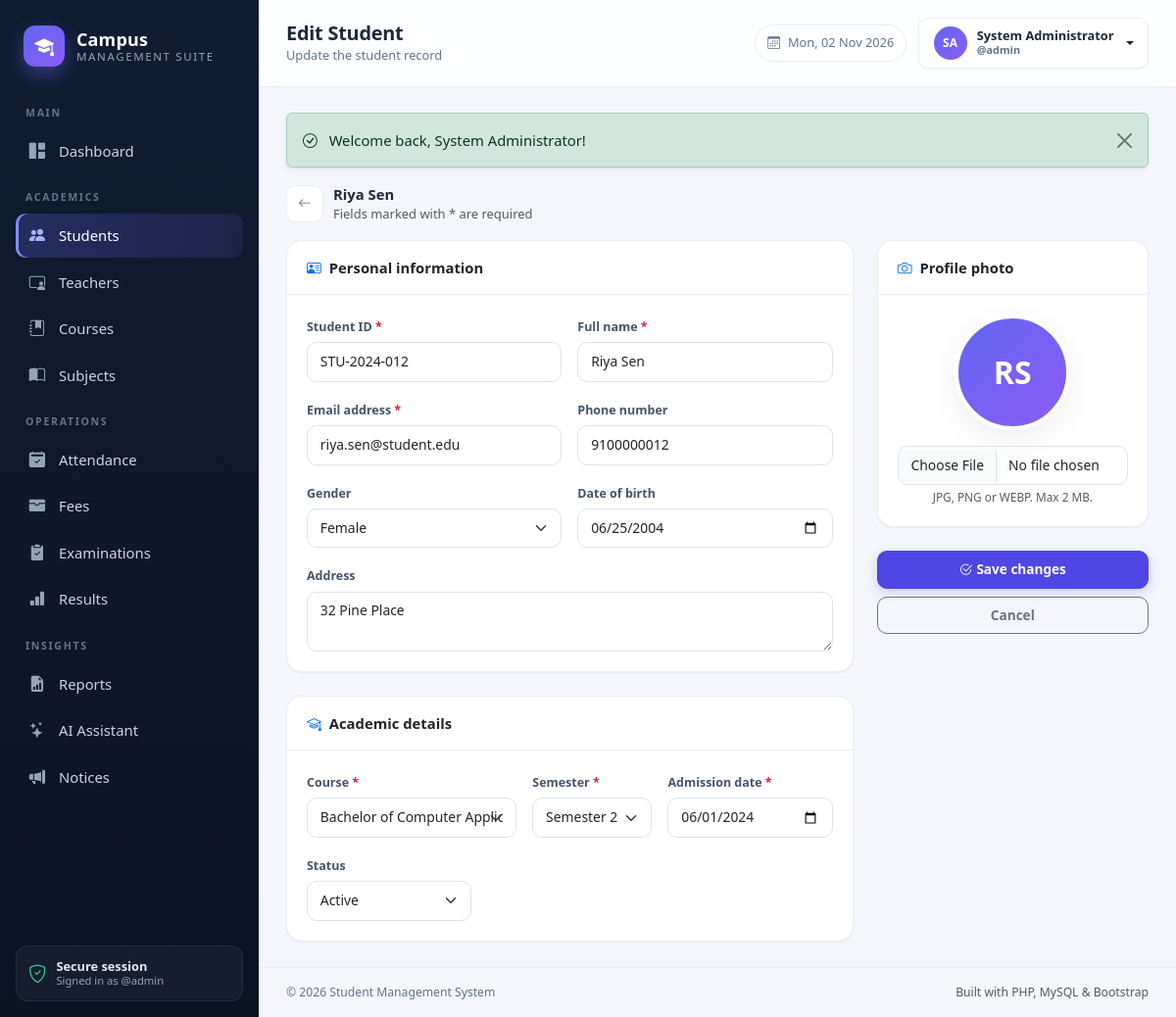
/admin/students/edit.php?id=12 (signed in), run on the app's committed database.
### tables this page shows
CREATE TABLE students (
    id INT UNSIGNED AUTO_INCREMENT PRIMARY KEY,
    student_id VARCHAR(30) NOT NULL UNIQUE,
    full_name VARCHAR(120) NOT NULL,
    email VARCHAR(120) NOT NULL UNIQUE,
    phone VARCHAR(20) DEFAULT NULL,
    gender ENUM('Male','Female','Other') DEFAULT NULL,
    dob DATE DEFAULT NULL,
    address VARCHAR(255) DEFAULT NULL,
    course_id INT UNSIGNED NOT NULL,
    semester TINYINT UNSIGNED NOT NULL DEFAULT 1,
    admission_date DATE NOT NULL,
    photo VARCHAR(255) DEFAULT NULL,
    status ENUM('Active','Inactive','Graduated') NOT NULL DEFAULT 'Active',
    created_at TIMESTAMP DEFAULT CURRENT_TIMESTAMP,
    CONSTRAINT fk_students_course FOREIGN KEY (course_id) REFERENCES courses(id) ON DELETE RESTRICT
);

### admin/students/edit.php (called while the page is built, shortened)
<?php
$id = query_int('id') ?: post_int('id');
$stmt = db()->prepare('SELECT * FROM students WHERE id = ?');
$stmt->execute([$id]);
$existing = $stmt->fetch();
$student = $existing;
$formAction = url('admin/students/edit.php');
$isEdit     = true;
require __DIR__ . '/_form.php';

### includes/functions.php (called while the page is built, shortened)
<?php
function e($value): string
{
    return htmlspecialchars((string) $value, ENT_QUOTES | ENT_SUBSTITUTE, 'UTF-8');
}
function url(string $path = ''): string
{
    return BASE_URL . '/' . ltrim($path, '/');
}
function initials(string $name): string
{
    $parts = preg_split('/\s+/', trim($name)) ?: [];
    $out = '';
    foreach (array_slice($parts, 0, 2) as $part) {
        $out .= strtoupper(substr($part, 0, 1));
    }
    return $out !== '' ? $out : '?';
}
function selected($a, $b): string
{
    return (string) $a === (string) $b ? ' selected' : '';
}
function get_courses(): array
{
    static $courses = null;
    if ($courses === null) {
        $courses = db()->query('SELECT * FROM courses ORDER BY name')->fetchAll();
    }
    return $courses;
}
function semesters(): array
{
    return range(1, 8);
}

### config/database.php (called while the page is built, shortened)
<?php
function db(): PDO
{
    static $pdo = null;
    if ($pdo instanceof PDO) {
        return $pdo;
    }
    $dsn = 'mysql:host=' . DB_HOST . ';dbname=' . DB_NAME . ';charset=' . DB_CHARSET;
    try {
        $pdo = new PDO($dsn, DB_USER, DB_PASS, [
            PDO::ATTR_ERRMODE            => PDO::ERRMODE_EXCEPTION,
            PDO::ATTR_DEFAULT_FETCH_MODE => PDO::FETCH_ASSOC,
            PDO::ATTR_EMULATE_PREPARES   => false,
        ]);
    } catch (PDOException $e) {
        http_response_code(500);
        $message = APP_DEBUG ? $e->getMessage() : 'Unable to connect to the database.';
        echo '<!DOCTYPE html><html><head><meta charset="utf-8"><title>Database Error</title>'
            . '<link href="https://cdn.jsdelivr.net/npm/bootstrap@5.3.3/dist/css/bootstrap.min.css" rel="stylesheet"></head>'
            . '<body class="bg-light"><div class="container py-5"><div class="alert alert-danger shadow-sm">'
            . '<h4 class="alert-heading">Database connection failed</h4>'
            . '<p class="mb-2">' . htmlspecialchars($message) . '</p>'
            . '<hr><p class="mb-0 small">Make sure MySQL is running in XAMPP and that '
            . '<code>database/student_management.sql</code> has been imported.</p>'
            . '</div></div></body></html>';
        exit;
    }
    return $pdo;
}

### admin/students/_form.php (the view, shortened to what this page needs)
<?php
require dirname(__DIR__, 2) . '/includes/header.php';
?>
<div class="toolbar">
    <a class="btn btn-icon" href="<?= e(url('admin/students/index.php')) ?>" title="Back"><i class="bi bi-arrow-left"></i></a>
    <div>
        <div class="fw-semibold"><?= $isEdit ? e($student['full_name']) : 'New student registration' ?></div>
        <div class="text-muted small">Fields marked with * are required</div>
    </div>
</div>
<form method="post" enctype="multipart/form-data" action="<?= e($formAction) ?>" novalidate>
    <div class="row g-4">
        <div class="col-lg-8">
            <div class="card mb-4">
                <div class="card-header"><i class="bi bi-person-vcard me-2 text-primary"></i>Personal information</div>
                <div class="card-body">
                    <div class="row g-3">
                        <div class="col-md-6">
                            <label class="form-label required">Student ID</label>
                            <input class="form-control" name="student_id" value="<?= e($student['student_id']) ?>" required>
                        </div>
                        <div class="col-md-6">
                            <label class="form-label required">Full name</label>
                            <input class="form-control" name="full_name" value="<?= e($student['full_name']) ?>" required>
                        </div>
                        <div class="col-md-6">
                            <label class="form-label required">Email address</label>
                            <input class="form-control" type="email" name="email" value="<?= e($student['email']) ?>" required>
                        </div>
                        <div class="col-md-6">
                            <label class="form-label">Phone number</label>
                            <input class="form-control" name="phone" value="<?= e($student['phone']) ?>">
                        </div>
                        <div class="col-md-6">
                            <label class="form-label">Gender</label>
                            <select class="form-select" name="gender">
                                <?php foreach (['Male', 'Female', 'Other'] as $gender): ?>
                                    <option value="<?= $gender ?>"<?= selected($student['gender'], $gender) ?>><?= $gender ?></option>
                                <?php endforeach; ?>
                            </select>
                        </div>
                        <div class="col-md-6">
                            <label class="form-label">Date of birth</label>
                            <input class="form-control" type="date" name="dob" max="<?= date('Y-m-d') ?>" value="<?= e($student['dob']) ?>">
                        </div>
                        <div class="col-12">
                            <label class="form-label">Address</label>
                            <textarea class="form-control" name="address" rows="2"><?= e($student['address']) ?></textarea>
                        </div>
                    </div>
                </div>
            </div>
            <div class="card">
                <div class="card-header"><i class="bi bi-mortarboard me-2 text-primary"></i>Academic details</div>
                <div class="card-body">
                    <div class="row g-3">
                        <div class="col-md-5">
                            <label class="form-label required">Course</label>
                            <select class="form-select" name="course_id" required>
                                <?php foreach (get_courses() as $course): ?>
                                    <option value="<?= (int) $course['id'] ?>"<?= selected($student['course_id'], $course['id']) ?>>
                                        <?= e($course['name']) ?> (<?= e($course['code']) ?>)
                                    </option>
                                <?php endforeach; ?>
                            </select>
                        </div>
                        <div class="col-md-3">
                            <label class="form-label required">Semester</label>
                            <select class="form-select" name="semester" required>
                                <?php foreach (semesters() as $semester): ?>
                                    <option value="<?= $semester ?>"<?= selected($student['semester'], $semester) ?>>Semester <?= $semester ?></option>
                                <?php endforeach; ?>
                            </select>
                        </div>
                        <div class="col-md-4">
                            <label class="form-label required">Admission date</label>
                            <input class="form-control" type="date" name="admission_date" value="<?= e($student['admission_date']) ?>" required>
                        </div>
                        <div class="col-md-4">
                            <label class="form-label">Status</label>
                            <select class="form-select" name="status">
                                <?php foreach (['Active', 'Inactive', 'Graduated'] as $status): ?>
                                    <option value="<?= $status ?>"<?= selected($student['status'], $status) ?>><?= $status ?></option>
                                <?php endforeach; ?>
                            </select>
                        </div>
                    </div>
                </div>
            </div>
        </div>
        <div class="col-lg-4">
            <div class="card">
                <div class="card-header"><i class="bi bi-camera me-2 text-primary"></i>Profile photo</div>
                <div class="card-body text-center">
                    <?php if (!empty($student['photo'])): ?>
                        <img class="avatar avatar-xl mb-3" src="<?= e(url($student['photo'])) ?>" alt="Student photo" id="photoPreview">
                    <?php else: ?>
                        <div class="avatar avatar-xl mb-3 mx-auto" id="photoFallback"><?= e(initials($student['full_name'] ?: 'New Student')) ?></div>
                    <?php endif; ?>
                    <input class="form-control" type="file" name="photo" accept="image/jpeg,image/png,image/webp"
                           data-preview-target="#photoPreview">
                    <div class="form-text">JPG, PNG or WEBP. Max 2 MB.</div>
                </div>
            </div>
            <div class="d-grid gap-2 mt-4">
                <button class="btn btn-primary" type="submit">
                    <i class="bi bi-check2-circle me-1"></i><?= $isEdit ? 'Save changes' : 'Register student' ?>
                </button>
                <a class="btn btn-outline-secondary" href="<?= e(url('admin/students/index.php')) ?>">Cancel</a>
            </div>
        </div>
    </div>
</form>
<?php require dirname(__DIR__, 2) . '/includes/footer.php'; ?>

### assets/css/style.css (style rules this page uses)
:root { --brand: #4f46e5; --brand-dark: #4338ca; --brand-soft: #eef2ff; --sidebar-bg: #0f172a; --sidebar-muted: #94a3b8; --body-bg: #f4f6fb; --surface: #ffffff; --text: #1e293b; --muted: #64748b; --line: #e8edf5; --radius: 16px; --shadow-sm: 0 1px 2px rgba(15, 23, 42, .06); --shadow: 0 10px 30px rgba(15, 23, 42, .07); --sidebar-w: 264px; }
* { box-sizing: border-box; }
body { margin: 0; background: var(--body-bg); color: var(--text); font-family: "Segoe UI", system-ui, -apple-system, "Helvetica Neue", Arial, sans-serif; font-size: .925rem; -webkit-font-smoothing: antialiased; }
a { text-decoration: none; }
.avatar { display: inline-grid; place-items: center; border-radius: 50%; background: linear-gradient(135deg, #6366f1, #8b5cf6); color: #fff; font-weight: 700; letter-spacing: .3px; flex-shrink: 0; object-fit: cover; }
.avatar-xl { width: 118px; height: 118px; font-size: 2rem; border: 4px solid #fff; box-shadow: var(--shadow); }
.card { border: 1px solid var(--line); border-radius: var(--radius); box-shadow: var(--shadow-sm); }
.card-header { background: #fff; border-bottom: 1px solid var(--line); border-radius: var(--radius) var(--radius) 0 0 !important; padding: 16px 20px; font-weight: 600; }
.card-body { padding: 20px; }
.btn { border-radius: 10px; font-weight: 600; font-size: .85rem; padding: .5rem .9rem; }
.btn-primary { background: var(--brand); border-color: var(--brand); box-shadow: 0 4px 12px rgba(79, 70, 229, .22); }
.btn-icon { width: 38px; height: 38px; display: inline-grid; place-items: center; padding: 0; background: #fff; border: 1px solid var(--line); color: var(--muted); }
.form-label { font-size: .78rem; font-weight: 600; color: #475569; margin-bottom: .35rem; }
.form-control, .form-select { border-radius: 10px; border-color: #dbe2ee; padding: .55rem .8rem; font-size: .87rem; }
.form-text { font-size: .74rem; }
.required::after { content: " *"; color: #e11d48; }
.toolbar { display: flex; flex-wrap: wrap; gap: 10px; align-items: center; margin-bottom: 16px; }

### data on the page
students: full_name "Riya Sen", student_id "STU-2024-012", email "riya.sen@student.edu", phone "9100000012", dob "06/25/2004", address "32 Pine Place", admission_date "06/01/2024", full_name "RS"

### other printed values
$group "MAIN"
$item['label'] "Dashboard"
$group "ACADEMICS"
$item['label'] "Students"
$item['label'] "Teachers"
$item['label'] "Courses"
$item['label'] "Subjects"
$group "OPERATIONS"
$item['label'] "Attendance"
$item['label'] "Fees"
$item['label'] "Examinations"
$item['label'] "Results"
$group "INSIGHTS"
$item['label'] "Reports"
$item['label'] "AI Assistant"
